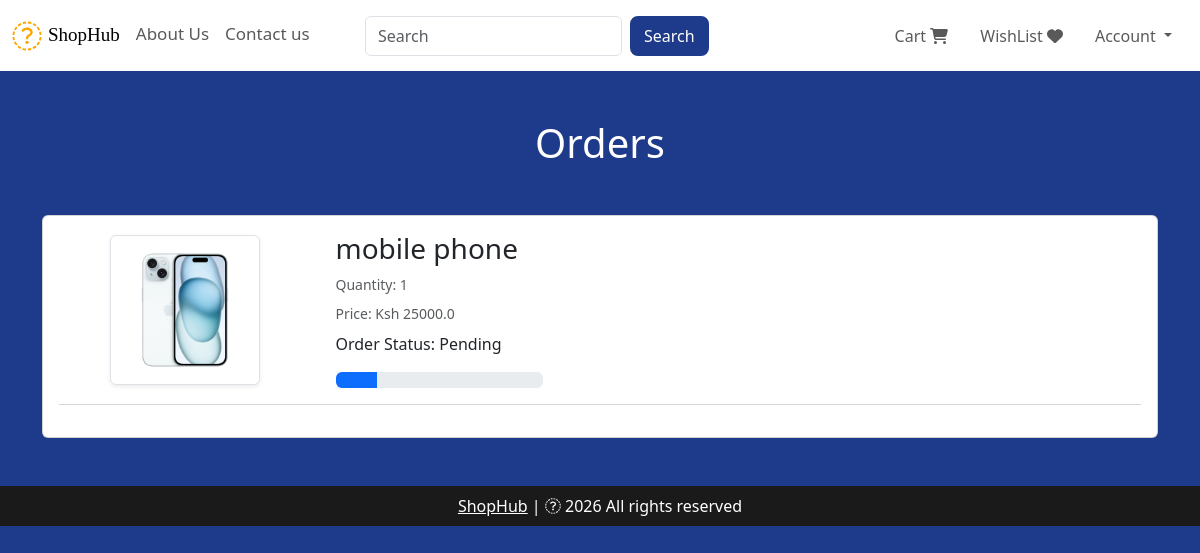
/orders (signed in), run on the app's committed database.
### website/models.py (models this page shows, shortened)
class Order(db.Model):
    id = db.Column(db.Integer, primary_key=True)
    quantity = db.Column(db.Integer, nullable = False)
    price =db.Column(db.Float, nullable=False)
    status = db.Column(db.String(100), nullable= False)
    payment_id =db.Column(db.String(1000),nullable=False)
    customer_link = db.Column(db.Integer,db.ForeignKey('customer.id'),nullable=False)
    product_link = db.Column(db.Integer,db.ForeignKey('product.id'),nullable=False)

class Product(db.Model):
    id = db.Column(db.Integer, primary_key=True)
    product_name = db.Column(db.String(100),nullable=False)
    current_price = db.Column(db.Float, nullable=False)
    previous_price = db.Column(db.Float, nullable = False)
    in_stock = db.Column(db.Integer, nullable=False)
    product_picture = db.Column(db.String(1000),nullable=False)
    flash_sale = db.Column(db.Boolean, default=False)
    date_added = db.Column(db.DateTime, default=datetime.utcnow)
    carts = db.relationship('Cart',backref=db.backref('product',lazy=True))
    orders = db.relationship('Order',backref=db.backref('product',lazy=True))

### website/views.py (the view)
@views.route('/orders')
@login_required
def order():
    orders = Order.query.filter_by(customer_link = current_user.id).all()
    return render_template('orders.html', orders=orders)

### website/templates/orders.html (shortened to what this page needs)
{% extends 'base.html' %}
{% block body %}
<div class="container my-5">
    <div class="row">
        {% if orders %}
        <h1 class="text-center mb-5" style="color: white;">Orders</h1>
        <div class="col-sm-13">
            <div class="card">
                <div class="card-body">
                    {% for item in orders %}
                    <div class="row">
                        <div class="col-sm-3 text-center align-self-center">
                            <img src="{{ item.product.product_picture }}" alt="" class="img-fluid img-thumbnail shadow-sm" height="150px" width="150px">
                        </div>
                        <div class="col-sm-7">
                            <h3>{{ item.product.product_name }}</h3>
                            <p class="mb-2 text-muted small">Quantity: {{ item.quantity }}</p>
                            <p class="mb-2 text-muted small">Price: Ksh {{ item.price }}</p>
                            <div class="col-sm-4">
                                <p>Order Status: {{ item.status }}</p>
                                {% if item.status == 'Pending' %}
                                <div class="progress">
                                    <div class="progress-bar" role="progressbar" style="width: 20%;"  aria-valuenow="20" aria-valuemin="0" aria-valuemax="100"></div>
                                </div>
                                {% elif item.status == 'Accepted' %}
                                <div class="progress">
                                    <div class="progress-bar bg-info" role="progressbar" style="width: 40%;"  aria-valuenow="40" aria-valuemin="0" aria-valuemax="100"></div>
                                </div>
                                {% elif item.status == 'Out for delivery' %}
                                <div class="progress">
                                    <div class="progress-bar bg-warning" role="progressbar" style="width: 70%;"  aria-valuenow="70" aria-valuemin="0" aria-valuemax="100"></div>
                                </div>
                                {% elif item.status == 'Delivered' %}
                                <div class="progress">
                                    <div class="progress-bar bg-success" role="progressbar" style="width: 100%;"  aria-valuenow="100" aria-valuemin="0" aria-valuemax="100"></div>
                                </div>
                                {% elif item.status == 'Canceled' %}
                                <div class="progress">
                                    <div class="progress-bar bg-danger" role="progressbar" style="width: 100%;"  aria-valuenow="100" aria-valuemin="0" aria-valuemax="100"></div>
                                </div>
                                {% endif %}
                            </div>
                        </div>
                    </div>
                    <hr class="text-muted">
                    {% endfor %}
                </div>
            </div>
        </div>
        {% else %}
        <h1 class="text-center mb-5" style="color: white;">You have no Orders</h1>
        {% endif %}
    </div>
</div>
{% endblock %}

### data on the page
Order: product.product_picture (picture), product.product_name "mobile phone", quantity "1", price "25000.0", status "Pending"
